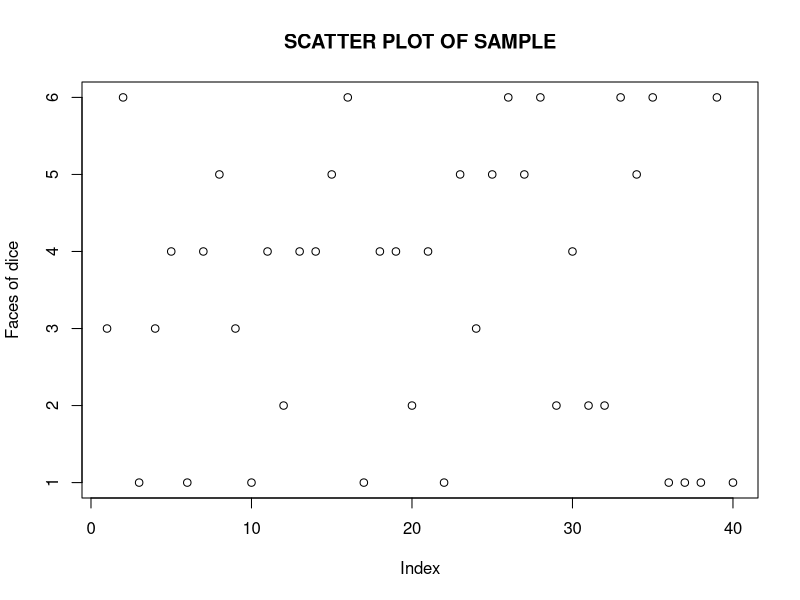

Source code (R):
s1 <- sample(1:6, 40, replace = TRUE)
s2 <- sample(1:6, 70, replace = TRUE)
s3 <- sample(1:6, 100, replace = TRUE)
t <- table(s1) #q13
rel <- rank(t)/length(t)

plot(s1, main = "SCATTER PLOT OF SAMPLE", xlab = "Index", ylab = "Faces of dice") 

